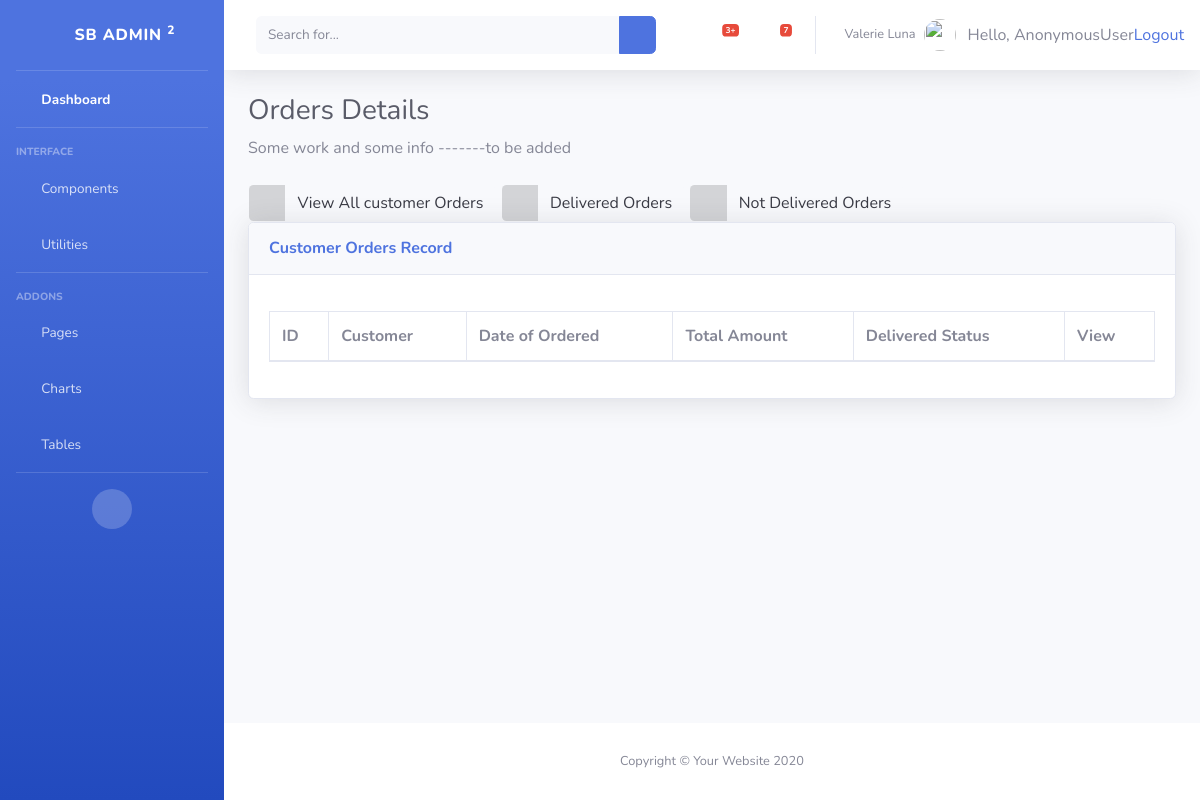
Before: /order_all/ with the older database file.
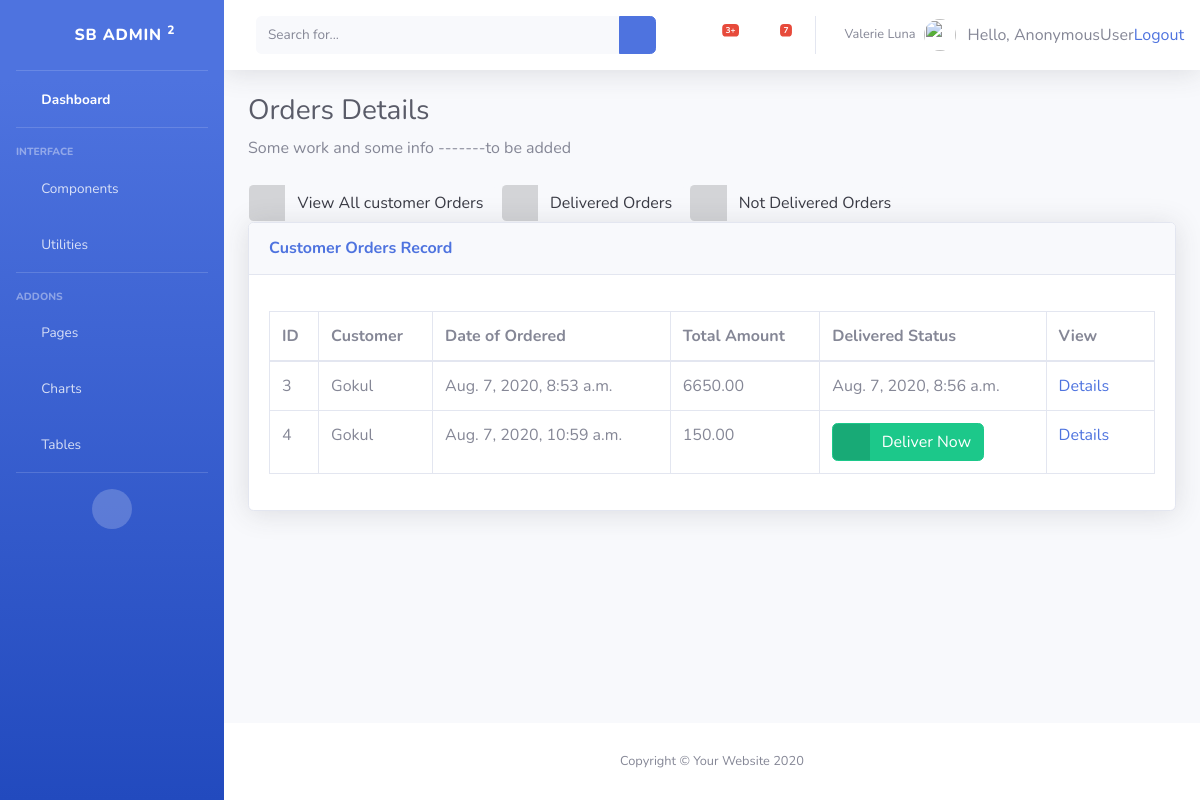
After: the same page with the newer database file.
### inventory/models.py (models this page shows)
class Orders(models.Model):
	cus 		= models.ForeignKey(Customer, on_delete=models.CASCADE)
	Odate 		= models.DateTimeField('Date of Ordered', default=now, blank=True)
	Ddate 		= models.DateTimeField('Delivered Date', default=now, blank=True)
	total_amt 	= models.DecimalField(max_digits=10, decimal_places=2, verbose_name="Total Amount")
	isDelivered = models.BooleanField(default=False)

class Customer(models.Model):
	name 	= models.CharField("Customer Name", max_length=30, default='No Name', blank=True)
	address = models.CharField(max_length=70, default='No Address', blank=True)
	phone 	= models.CharField("Phone Number", max_length=11, default='No Number', blank=True)
	def __str__(self):
		return self.name ;

### inventory/views.py (the view)
# urls.py: path('order_all/',views.order_all,name='order_all'),
def order_all(request):
	return render(request, 'inventory/order.html', {'order' : Orders.objects.all() })

### inventory/templates/inventory/order.html
{% extends 'inventory/base.html' %}
{% block body %}
<h1 class="h3 mb-2 text-gray-800">Orders Details </h1>
<p class="mb-4">Some work and some info -------to be added </p>
<a href="{% url 'inventory:order_all' %}" class="btn btn-light btn-icon-split">
  <span class="icon text-gray-600">
    <i class="fas fa-arrow-right"></i>
  </span>
  <span class="text">View All customer Orders</span>
</a>
<a href="{% url 'inventory:order_delivered' %}" class="btn btn-light btn-icon-split">
  <span class="icon text-gray-600">
    <i class="fas fa-arrow-right"></i>
  </span>
  <span class="text">Delivered Orders</span>
</a>
<a href="{% url 'inventory:order_not_delivered' %}" class="btn btn-light btn-icon-split">
  <span class="icon text-gray-600">
    <i class="fas fa-arrow-right"></i>
  </span>
  <span class="text">Not Delivered Orders</span>
</a>
<div class="card shadow mb-4">
    <div class="card-header py-3">
      <h6 class="m-0 font-weight-bold text-primary"> Customer Orders Record </h6>
    </div>
    <div class="card-body">
      <div class="table-responsive">
        <table class="table table-bordered" id="dataTable" width="100%" cellspacing="0">
          <thead>
            <tr>
              <th> ID </th>
              <th> Customer </th>
              <th> Date of Ordered </th>
              <th> Total Amount </th>
              <th> Delivered Status </th>
              <th>View</th>
            </tr>
          </thead>
          <tbody>
    		    <ul>
      			  {% for o in order %}
        				  <tr>
                    <td> {{ o.id }} </td>
                    <td> {{ o.cus }} </td>
                    <td> {{ o.Odate }} </td>
                    <td> {{ o.total_amt }} </td>
                    {% if o.isDelivered %}
                      <td> {{ o.Ddate }} </td>
                    {% else %}
                      <td>
                          <a href="{% url 'inventory:delivered' o.id %}" class="btn btn-success btn-icon-split">
                            <span class="icon text-white-50">
                              <i class="fas fa-check"></i>
                            </span>
                            <span class="text"> Deliver Now </span>
                          </a>
                      </td>
                    {% endif %}
                    <td>
                          <a href="{% url 'inventory:order_details' o.id %}"> Details
                              <i class="fas fa-info-circle"></i>
                          </a>
                     </td>
                 </tr>
			        {% endfor %}
	         </ul>
          </tbody>
        </table>
      </div>
    </div>
</div>
{% endblock %}

Changed rows visible on the page:
added Orders: id "3", cus "Gokul", Odate "Aug. 7, 2020, 8:53 a.m.", total_amt "6650.00", Ddate "Aug. 7, 2020, 8:56 a.m."
added Orders: id "4", cus "Gokul", Odate "Aug. 7, 2020, 10:59 a.m.", total_amt "150.00", isDelivered False (drawn)
